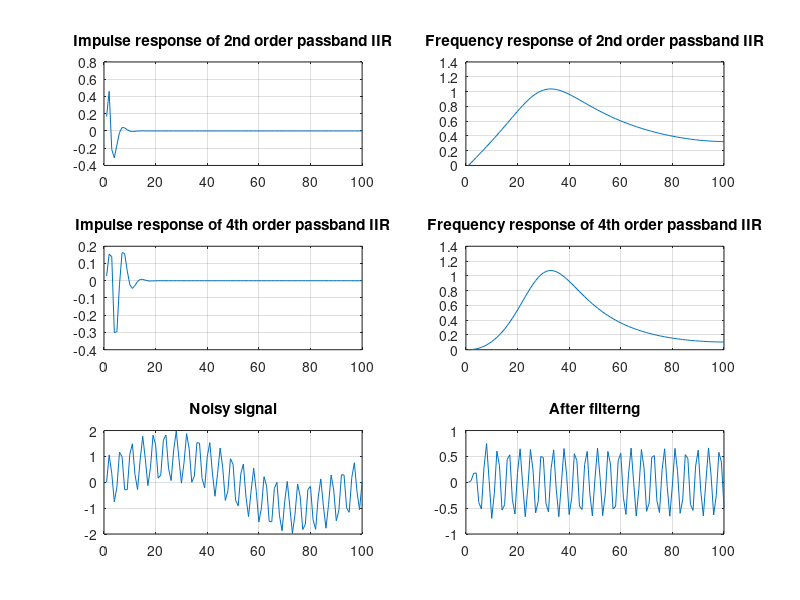
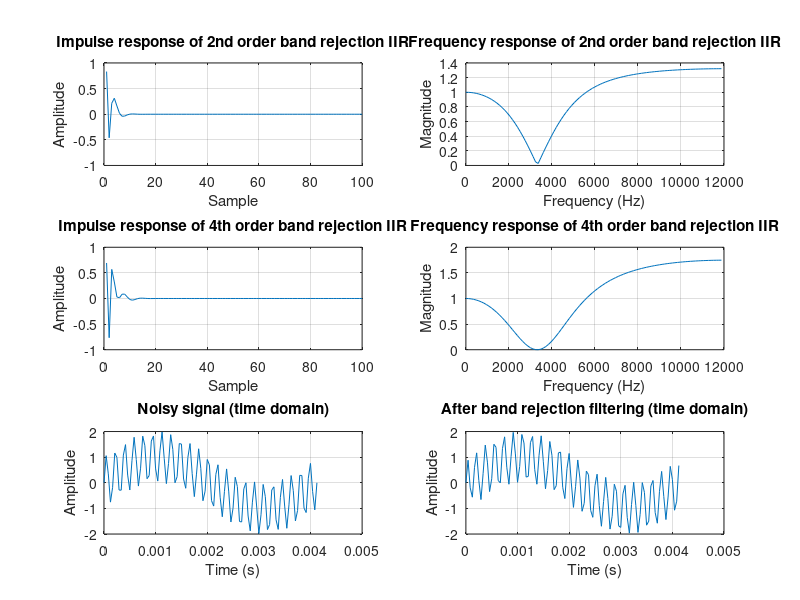

Source code (MATLAB) for these figures, in order:
% Task 2: Band-Pass and Band-Reject Filters
% Original Bandpass Filter Implementation
clc; clear; close all;
fs = 24000; 
fc1 = 1600; 
fc2 = 5000; 
f=(fc1+fc2)/2/fs;
BW = (fc2-fc1)/fs;   
R1 = 1 - 3*BW;
K1 = (1 - 2*R1*cos(2*pi*f) + R1^2) / (2 - 2*cos(2*pi*f));
a0 =1- K1;
a1 = 2*(K1-R1)*cos(2*pi*f);
a2 =R1^2-K1;
b1 = 2*R1*cos(2*pi*f);
b2=-R1^2;
delta=[1,zeros(1,200)];
h(1)= a0* delta(1);
h(2)= a0* delta(2) + a1* delta(1) +b1*h(1);
for i=3:length(delta)
    h(i)=a0* delta(i)+a1*delta(i-1)+a2*delta(i-2)+b1*h(i-1)+b2*h(i-2);
end
H=fft(h);
subplot(321);plot(1:100,h(1:100)); title('Impulse response of 2nd order passband IIR');grid on;
subplot(322);plot(1:100,abs(H(1:100))); title('Frequency response of 2nd order passband IIR');grid on;
%4th order pass-band IIR filter
y(1)=a0*h(1);
y(2)=a0*h(2) + a1*h(1)+ b1* y(1);
for i=3:length(h)
    y(i)=a0* h(i)+a1*h(i-1)+a2*h(i-2)+b1*y(i-1)+b2*y(i-2);
end
Y=fft(y);
subplot(323);plot(1:100,y(1:100)); title('Impulse response of 4th order passband IIR');grid on;
subplot(324);plot(1:100,abs(Y(1:100))); title('Frequency response of 4th order passband IIR');grid on;
t=linspace(0,1,100);
x_noisy =sin(2*pi*100*t) + sin(2*pi*2300*t);
x_filtered = conv(x_noisy,y);
subplot(325);plot(1:length(x_noisy),x_noisy); grid on;title('Noisy signal');
subplot(326);plot(1:100,x_filtered(1:100)); grid on;title('After filterng');

% Band Rejection Filter Implementation (New Figure)
figure;
% Parameters are the same as before
fs = 24000;
fc1 = 1600;
fc2 = 5000;
f = (fc1+fc2)/2/fs;
BW = (fc2-fc1)/fs;

% For band rejection (notch) filter, we need to modify the coefficients
R1 = 1 - 3*BW;
K1 = (1 - 2*R1*cos(2*pi*f) + R1^2) / (2 - 2*cos(2*pi*f));
a0 = K1;                       % Changed for notch filter
a1 = -2*K1*cos(2*pi*f);        % Changed for notch filter
a2 = K1;                       % Changed for notch filter
b1 = 2*R1*cos(2*pi*f);
b2 = -R1^2;

% Original signal for impulse response
delta = [1, zeros(1, 200)];

% 2nd order band rejection filter
h_notch(1) = a0 * delta(1);
h_notch(2) = a0 * delta(2) + a1 * delta(1) + b1 * h_notch(1);
for i = 3:length(delta)
    h_notch(i) = a0 * delta(i) + a1 * delta(i-1) + a2 * delta(i-2) + b1 * h_notch(i-1) + b2 * h_notch(i-2);
end

% Frequency domain analysis
H_notch = fft(h_notch);

% 4th order band rejection filter (cascading two 2nd order filters)
y_notch(1) = a0 * h_notch(1);
y_notch(2) = a0 * h_notch(2) + a1 * h_notch(1) + b1 * y_notch(1);
for i = 3:length(h_notch)
    y_notch(i) = a0 * h_notch(i) + a1 * h_notch(i-1) + a2 * h_notch(i-2) + b1 * y_notch(i-1) + b2 * y_notch(i-2);
end

% Frequency domain analysis for 4th order filter
Y_notch = fft(y_notch);

% Create test signal (same as before)
t = linspace(0, 1, 100);
x_noisy = sin(2*pi*100*t) + sin(2*pi*2300*t);
x_filtered_notch = conv(x_noisy, y_notch);

% Compute frequency responses for notch filtering
X_filtered_notch = fft(x_filtered_notch(1:100));

% Plot 2nd order band rejection filter
subplot(321); plot(1:100, h_notch(1:100)); 
title('Impulse response of 2nd order band rejection IIR'); grid on;
ylabel('Amplitude'); xlabel('Sample');

subplot(322); plot((0:99)/200*fs, abs(H_notch(1:100))); 
title('Frequency response of 2nd order band rejection IIR'); grid on;
ylabel('Magnitude'); xlabel('Frequency (Hz)');

% Plot 4th order band rejection filter
subplot(323); plot(1:100, y_notch(1:100)); 
title('Impulse response of 4th order band rejection IIR'); grid on;
ylabel('Amplitude'); xlabel('Sample');

subplot(324); plot((0:99)/200*fs, abs(Y_notch(1:100))); 
title('Frequency response of 4th order band rejection IIR'); grid on;
ylabel('Magnitude'); xlabel('Frequency (Hz)');


x_filtered_notch = filter([a0 a1 a2], [1 -b1 -b2], x_noisy);

% Plot the time domain signals
subplot(325); 
t = (0:length(x_noisy)-1)/fs; 
plot(t, x_noisy); 
grid on; 
title('Noisy signal (time domain)'); 
ylabel('Amplitude'); 
xlabel('Time (s)');

subplot(326); 
plot(t, x_filtered_notch);  
grid on; 
title('After band rejection filtering (time domain)');
ylabel('Amplitude'); 
xlabel('Time (s)');